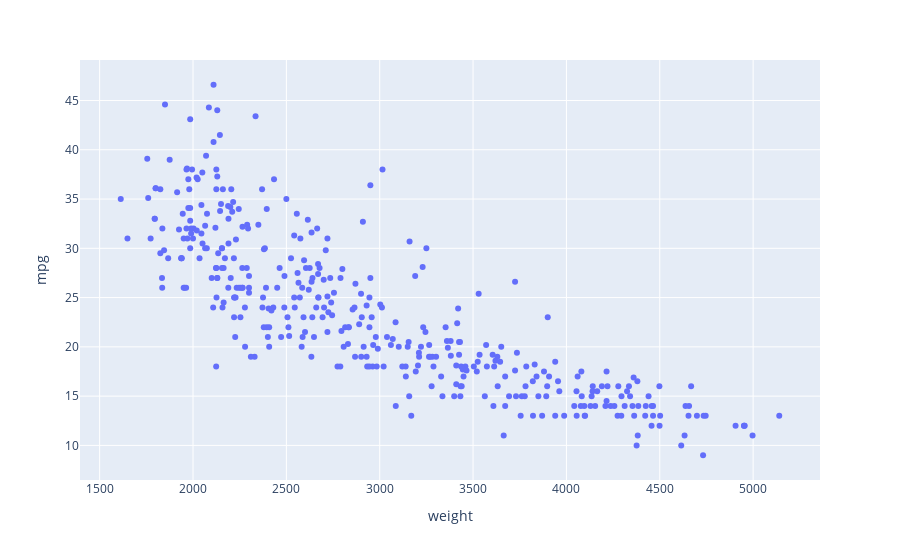

Notebook cell for this chart:
### Code cell
# We are going to use the weight as the feature and mpg as the target
# We are plotting it using plotly
dataset = auto[["####"]]
px.scatter(dataset, x='weight', y='mpg')

### Figure 1 — Plotly figure (JSON) as saved in the notebook; plotly's stock layout.template omitted (floating-point values rounded to 4 significant figures; data arrays with more than 128 entries replaced by an {"elided": "..."} marker saying what was removed)
{"data": [{"hovertemplate": "weight=%{x}<br>mpg=%{y}<extra></extra>", "legendgroup": "", "marker": {"color": "#636efa", "symbol": "circle"}, "mode": "markers", "name": "", "orientation": "v", "showlegend": false, "type": "scatter", "x": {"elided": "392 int values"}, "xaxis": "x", "y": {"elided": "392 float values"}, "yaxis": "y"}], "layout": {"autosize": true, "legend": {"tracegroupgap": 0}, "margin": {"t": 60}, "xaxis": {"anchor": "y", "autorange": true, "domain": [0, 1], "range": [1406.0, 5347.0], "title": {"text": "weight"}, "type": "linear"}, "yaxis": {"anchor": "x", "autorange": true, "domain": [0, 1], "range": [6.334, 49.27], "title": {"text": "mpg"}, "type": "linear"}}}
